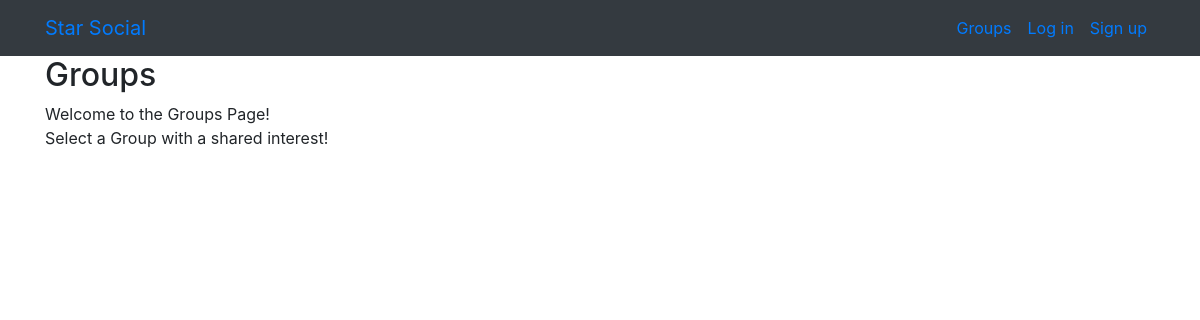
Page /groups/ on the earlier database version.
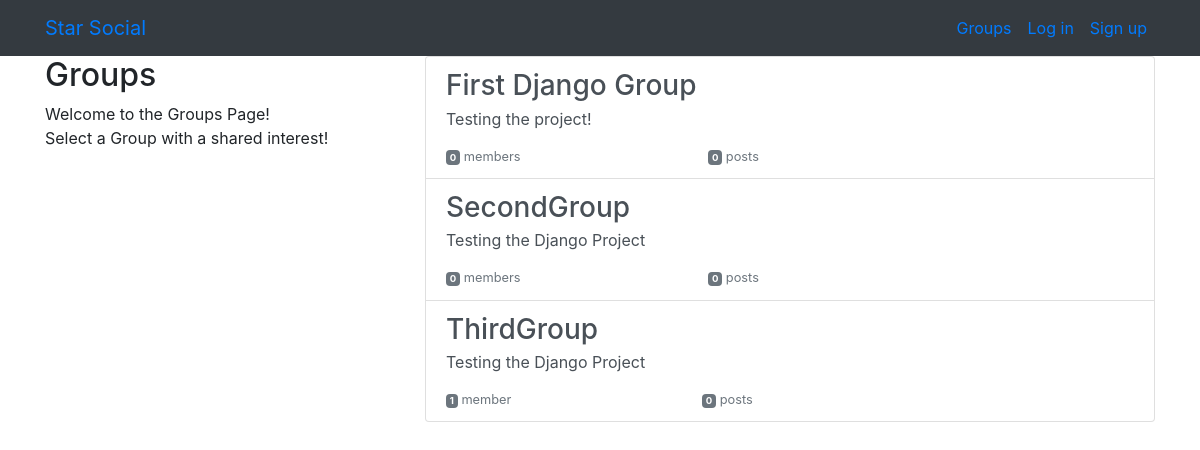
Same page on the later database version.
### groups/models.py (models this page shows, shortened)
class Group(models.Model):
    name = models.CharField(max_length=256,unique=True)
    slug = models.SlugField(allow_unicode=True, unique=True)
    description = models.TextField(default="",blank=True)
    description_html = models.TextField(editable=False, default="",blank=True)
    members = models.ManyToManyField(User,through="GroupMember")
    class Meta:
        ordering = ["name"]

### groups/views.py (the view)
# urls.py: path('', views.ListGroups.as_view(), name="all"),
class ListGroups(generic.ListView):
    model = Group

### groups/templates/groups/group_list.html (shortened to what this page needs)
{% extends "groups/group_base.html" %}
{% block pregroup %}
<div class="col-md-4">
	<div class="content">
			<h2>Groups</h2>
			<p>Welcome to the Groups Page! <br>Select a Group with a shared interest!</p>
	</div>
</div>
{% endblock %}
{% block group_content %}
<div class="col-md-8">
	<div class="list-group">
		{% for group in object_list %}
		<a href="{% url 'groups:single' slug=group.slug %}"
		class="list-group-item list-group-item-action flex-column align-items-start">
			<h3 class="mb-1">{{ group.name }}</h3>
			<p class="mb-1">{{ group.description_html|safe }}</p>
			<div class="d-flex w-40 justify-content-between">
				<small class="text-muted"><span class="badge badge-secondary">
					{{ group.members.count }}</span> member{{ group.members.count|pluralize }}</small>
				<small class="text-muted"><span class="badge badge-secondary">
					{{ group.posts.count }}</span> post{{ group.posts.count|pluralize }}</small>
			</div>
		</a>
		{% endfor %}
	</div>
</div>
{% endblock %}

Differences in the rows shown:
added Group: name "First Django Group", description_html "Testing the project!", members.count "0", posts.count "0"
added Group: name "SecondGroup", description_html "Testing the Django Project", members.count "0", posts.count "0"
added Group: name "ThirdGroup", description_html "Testing the Django Project", members.count "1", posts.count "0"
